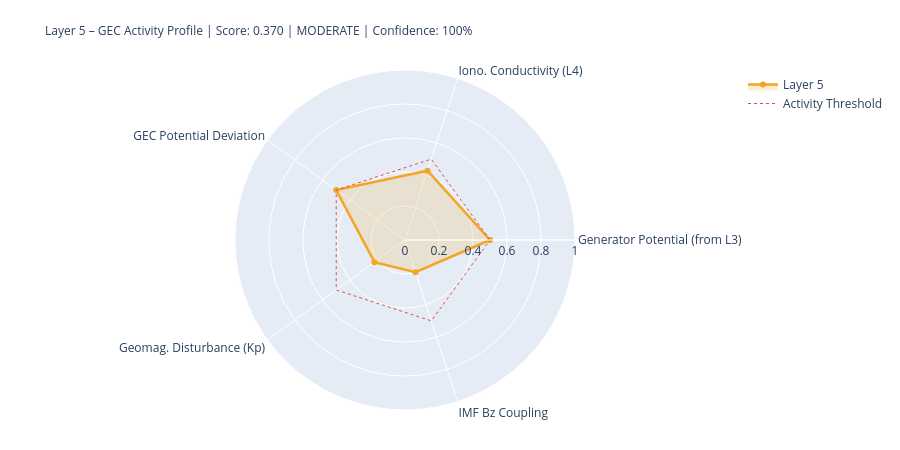

Notebook code cell kept with this figure:
### Markdown cell above
---
## 5. State Assessment & Handoff to Layer 6

### Code cell
# ============================================================
# LAYER-5-SCORE
# ============================================================

# Components
# 1) Generator activity (Layer-3-driven)
gen_score = norm(generator_strength, 0.3, 2.0)
gen_src   = 'from_layer3' if l3_thunder_score is not None else 'estimated'

# 2) Ionospheric conductivity (Layer-4-driven)
iono_score = norm(iono_cond_factor, 0.7, 1.4)
iono_src   = 'from_layer4' if l4_ioniz is not None else 'estimated'

# 3) GEC potential deviation from reference
pot_score = norm(abs(delta_V_pct), 0, 30)  # 0 = at reference, 1 = 30% deviation
pot_src   = 'derived'

# 4) Geomagnetic disturbance (Kp) – modulates vertical currents
kp_score = norm(kp_val, 0, 9)
kp_src   = 'primary' if kp_now is not None else 'from_layer4'

# 5) IMF Bz coupling (southward = stronger M-I coupling → GEC influence)
bz_score = norm(-(bz_now or 0), -5, 30) if bz_now is not None else None
bz_src   = 'primary' if bz_now is not None else 'missing'

COMPONENTS = {
    'Generator Potential (from L3)':  {'score': gen_score,   'source': 'derived_from_layer3', 'dynamic': True},
    'Iono. Conductivity (L4)':      {'score': iono_score,  'source': iono_src, 'dynamic': True},
    'GEC Potential Deviation':      {'score': pot_score,   'source': pot_src,  'dynamic': True},
    'Geomag. Disturbance (Kp)':         {'score': kp_score,    'source': kp_src,   'dynamic': True},
    'IMF Bz Coupling':               {'score': bz_score,    'source': bz_src,   'dynamic': True},
}

available   = {k: v['score'] for k, v in COMPONENTS.items() if v['score'] is not None}
unavailable = [k for k, v in COMPONENTS.items() if v['score'] is None]
layer5_score = round(sum(available.values()) / len(available), 4) if available else None
confidence   = round(len(available) / len(COMPONENTS), 2)
level = ('unknown' if layer5_score is None
         else 'quiet'   if layer5_score < 0.3
         else 'moderate' if layer5_score < 0.6
         else 'active')
dominant_l5 = max(available, key=available.get) if available else 'none'

# Kp consistency: separate 1-min raw value from score value
kp_1m_raw   = kp_now          # directly from API (can be 0.0 during live measurement)
kp_for_score = kp_val          # from Layer-0 context or estimated value if needed
kp_score_src = kp_src

W = 68
print('=' * W)
print('LAYER 5 – GLOBAL ELECTRIC CIRCUIT – STATE ASSESSMENT')
print('=' * W)
for name, comp in COMPONENTS.items():
    s = comp['score']
    if s is not None:
        bar = '█' * int(s*20) + '░' * (20-int(s*20))
        print(f'  {name:<34} {bar}  {s:.3f}  [{comp["source"]}]')
    else:
        print(f'  {name:<34} {"─"*20}  n/a   [missing]')
print('-' * W)
print(f'  Score:         {layer5_score:.3f}  ({len(available)}/{len(COMPONENTS)} components)')
print(f'  Confidence:    {confidence:.0%}')
print(f'  Level:         {level.upper()}')
print(f'  Dominant:      {dominant_l5}')
print(f'  V_iono:        {V_iono_mod:.1f} kV  (Δ {delta_V_pct:+.1f}% vs. Ref)')
print(f'  I_total:       {I_total_mod:.1f} A   (Δ {delta_I_pct:+.1f}% vs. Ref)')
print('=' * W)

# Radar
cats   = list(available.keys())
vals_r = list(available.values())
if len(cats) >= 3:
    fig = go.Figure()
    fig.add_trace(go.Scatterpolar(
        r=vals_r + [vals_r[0]], theta=cats + [cats[0]],
        fill='toself', fillcolor='rgba(242,166,35,0.18)',
        line=dict(color='#F2A623', width=2.5), name='Layer 5'
    ))
    fig.add_trace(go.Scatterpolar(
        r=[0.5]*(len(cats)+1), theta=cats+[cats[0]],
        line=dict(color='#E24B4A', dash='dot', width=1),
        mode='lines', name='Activity Threshold'
    ))
    fig.update_layout(
        title=dict(
            text=f'Layer 5 – GEC Activity Profile | Score: {layer5_score:.3f} | {level.upper()} | Confidence: {confidence:.0%}',
            font=dict(size=12)
        ),
        polar=dict(radialaxis=dict(visible=True, range=[0,1])),
        height=450, showlegend=True,
        margin=dict(l=80, r=80, t=70, b=40)
    )
    fig.show()

### Figure 1 — Plotly figure (JSON) as saved in the notebook; plotly's stock layout.template omitted (floating-point values rounded to 4 significant figures)
{"data": [{"fill": "toself", "fillcolor": "rgba(242,166,35,0.18)", "line": {"color": "#F2A623", "width": 2.5}, "name": "Layer 5", "r": [0.5, 0.4287, 0.5, 0.2222, 0.1991, 0.5], "theta": ["Generator Potential (from L3)", "Iono. Conductivity (L4)", "GEC Potential Deviation", "Geomag. Disturbance (Kp)", "IMF Bz Coupling", "Generator Potential (from L3)"], "type": "scatterpolar"}, {"line": {"color": "#E24B4A", "dash": "dot", "width": 1}, "mode": "lines", "name": "Activity Threshold", "r": [0.5, 0.5, 0.5, 0.5, 0.5, 0.5], "theta": ["Generator Potential (from L3)", "Iono. Conductivity (L4)", "GEC Potential Deviation", "Geomag. Disturbance (Kp)", "IMF Bz Coupling", "Generator Potential (from L3)"], "type": "scatterpolar"}], "layout": {"height": 450, "margin": {"b": 40, "l": 80, "r": 80, "t": 70}, "polar": {"radialaxis": {"range": [0, 1], "visible": true}}, "showlegend": true, "title": {"font": {"size": 12}, "text": "Layer 5 – GEC Activity Profile | Score: 0.370 | MODERATE | Confidence: 100%"}}}
